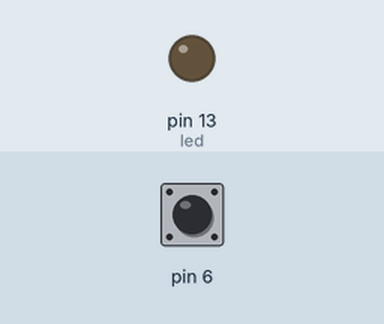
This sketch was run on a simulated Arduino Uno, built with avr-gcc and run on an emulated ATmega328P. Parts: output pins drawn as LEDs (lit = HIGH). The inputs (shaded band) are chosen by the test bench; at power-on: pin 6 HIGH. What the sketch prints to the serial monitor is not drawn.

Above: at 1.2 s.
1.3 s: pin 6 pulled LOW for 0.15 s
At 2.4 s:
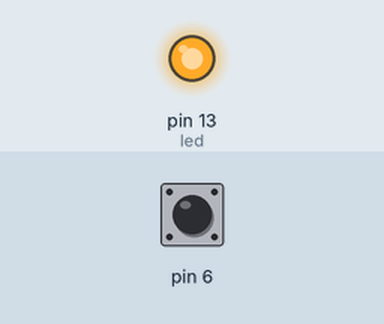
Timing chart, 0 to 4.3 s (numbered marks = the images above; inputs shaded):
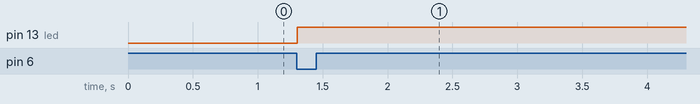

The sketch:

Capacitive_Sensor.ino
```cpp
#include <CapacitiveSensor.h>
CapacitiveSensor Sensor = CapacitiveSensor(4, 6);
long val;
int pos;
#define led 13

void setup()
{
Serial.begin(9600);
pinMode(led, OUTPUT);
}

void loop()
{

val = Sensor.capacitiveSensor(30);
Serial.println(val);
if (val >= 50)
{
digitalWrite(led, HIGH);
delay(50);
}

else if (val <=0)
{
digitalWrite(led, LOW);
delay(50);
}

delay(10);
}
```

Measured:
- after the input at 1.3 s, pin 13 (led): LOW → HIGH at once
